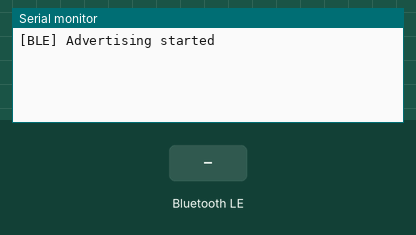
Recording of a sketch running on a simulated ESP32. On the bench: the last lines printed to the serial monitor. The inputs (shaded band) are chosen by the test bench. EEPROM starts erased; nothing arrives over Bluetooth unless stated; a phone connects over Bluetooth LE 3 s after start.

Above: at 1.2 s.
1.3 s: Bluetooth LE write "1" received
At 2.5 s:
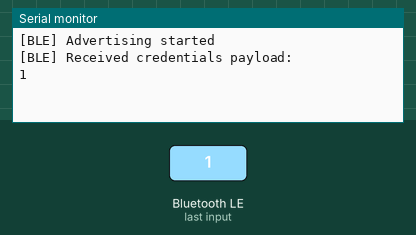
2.8 s: Bluetooth LE write "0" received
At 3.9 s:
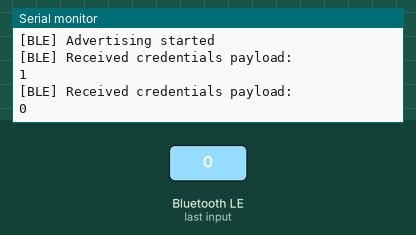
4.3 s: Bluetooth LE write "2" received
At 5.1 s:
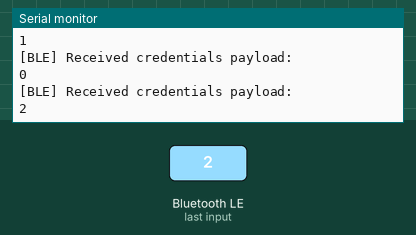

Measured:
- after the input at 1.3 s, the serial monitor: prints a new line at once (image 1)
- after the input at 2.8 s, the serial monitor: prints a new line at once (image 2)
- after the input at 4.3 s, the serial monitor: prints a new line at once (image 3)

The sketch:

provisioning.ino
```cpp
#include <WiFi.h>
#include <Preferences.h>
#include <BLEDevice.h>
#include <BLEUtils.h>
#include <BLEServer.h>
#include <ArduinoJson.h>

Preferences prefs;

BLEServer* pServer = nullptr;
BLECharacteristic* pProvChar = nullptr;

static const char* SERVICE_UUID = "021a9004-0382-4aea-bff4-6b3f1c5adfb4";
static const char* CHAR_UUID = "021a9005-0382-4aea-bff4-6b3f1c5adfb4";

String blePayload = "";
bool credentialsReceived = false;

class ProvisioningCallback : public BLECharacteristicCallbacks {
  void onWrite(BLECharacteristic* characteristic) override {
    blePayload = (const char*)characteristic->getValue().c_str();  // fixed conversion
    credentialsReceived = true;
    Serial.println("[BLE] Received credentials payload:");
    Serial.println(blePayload);
  }
};

void startBLE() {
  BLEDevice::init("PROV_123");
  pServer = BLEDevice::createServer();

  BLEService* provService = pServer->createService(SERVICE_UUID);
  pProvChar = provService->createCharacteristic(
    CHAR_UUID,
    BLECharacteristic::PROPERTY_WRITE
  );

  pProvChar->setCallbacks(new ProvisioningCallback());
  provService->start();

  BLEAdvertising* advertising = BLEDevice::getAdvertising();
  advertising->addServiceUUID(SERVICE_UUID);
  advertising->start();
  Serial.println("[BLE] Advertising started");
}

void tryConnectToWiFi(String ssid, String password) {
  Serial.printf("[WiFi] Connecting to SSID: %s\n", ssid.c_str());
  WiFi.begin(ssid.c_str(), password.c_str());

  unsigned long t0 = millis();
  while (WiFi.status() != WL_CONNECTED && millis() - t0 < 15000) {
    delay(500);
    Serial.print(".");
  }
  Serial.println();

  if (WiFi.status() == WL_CONNECTED) {
    Serial.println("[WiFi] Connected!");
    prefs.putString("ssid", ssid);
    prefs.putString("pass", password);
  } else {
    Serial.println("[WiFi] Failed to connect.");
  }
}

void setup() {
  Serial.begin(115200);
  prefs.begin("wifi", false);

  String savedSsid = prefs.getString("ssid", "");
  String savedPass = prefs.getString("pass", "");

  if (savedSsid.length()) {
    Serial.println("[WiFi] Found stored credentials");
    tryConnectToWiFi(savedSsid, savedPass);
  }

  if (WiFi.status() != WL_CONNECTED) {
    startBLE();
  }
}

void loop() {
  if (credentialsReceived) {
    credentialsReceived = false;

    StaticJsonDocument<256> doc;
    DeserializationError err = deserializeJson(doc, blePayload);
    if (err) {
      Serial.print("[ERROR] JSON parse failed: ");
      Serial.println(err.c_str());
      return;
    }

    String ssid = doc["ssid"] | "";
    String pass = doc["passphrase"] | "";

    if (ssid.length()) {
      tryConnectToWiFi(ssid, pass);
    }
  }

  delay(100);
}
```
